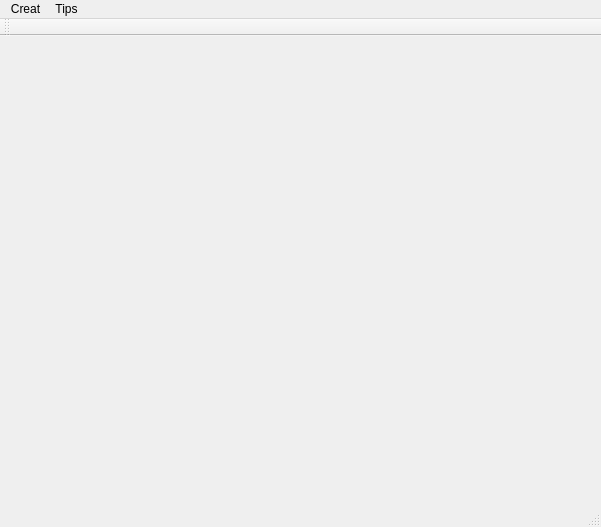
<?xml version="1.0" encoding="UTF-8"?>
<ui version="4.0">
 <class>MainWindow</class>
 <widget class="QMainWindow" name="MainWindow">
  <property name="geometry">
   <rect>
    <x>0</x>
    <y>0</y>
    <width>601</width>
    <height>527</height>
   </rect>
  </property>
  <property name="windowTitle">
   <string>MainWindow</string>
  </property>
  <widget class="QWidget" name="centralWidget"/>
  <widget class="QMenuBar" name="menuBar">
   <property name="geometry">
    <rect>
     <x>0</x>
     <y>0</y>
     <width>601</width>
     <height>23</height>
    </rect>
   </property>
   <widget class="QMenu" name="menuCreat">
    <property name="title">
     <string>Creat</string>
    </property>
    <addaction name="actionCreat"/>
   </widget>
   <widget class="QMenu" name="menuTips">
    <property name="title">
     <string>Tips</string>
    </property>
    <addaction name="actionOn"/>
    <addaction name="actionOff"/>
   </widget>
   <addaction name="menuCreat"/>
   <addaction name="menuTips"/>
  </widget>
  <widget class="QToolBar" name="mainToolBar">
   <attribute name="toolBarArea">
    <enum>TopToolBarArea</enum>
   </attribute>
   <attribute name="toolBarBreak">
    <bool>false</bool>
   </attribute>
  </widget>
  <widget class="QStatusBar" name="statusBar"/>
  <action name="actionCreat">
   <property name="text">
    <string>creat</string>
   </property>
  </action>
  <action name="actionOn">
   <property name="text">
    <string>On</string>
   </property>
  </action>
  <action name="actionOff">
   <property name="text">
    <string>Off</string>
   </property>
  </action>
 </widget>
 <layoutdefault spacing="6" margin="11"/>
 <resources/>
 <connections/>
</ui>
